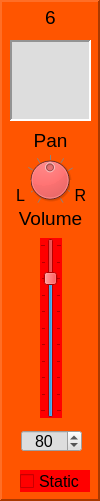
    <widget class="QFrame" name="frame_MidiMixer_Chan_6">
     <property name="geometry">
      <rect>
       <x>560</x>
       <y>10</y>
       <width>100</width>
       <height>501</height>
      </rect>
     </property>
     <property name="styleSheet">
      <string notr="true">background-color: rgb(255, 85, 0);</string>
     </property>
     <property name="frameShape">
      <enum>QFrame::Panel</enum>
     </property>
     <property name="frameShadow">
      <enum>QFrame::Raised</enum>
     </property>
     <property name="lineWidth">
      <number>2</number>
     </property>
     <property name="midLineWidth">
      <number>2</number>
     </property>
     <widget class="QSlider" name="verticalSlider_MidiMixerChanVol_6">
      <property name="geometry">
       <rect>
        <x>40</x>
        <y>238</y>
        <width>22</width>
        <height>180</height>
       </rect>
      </property>
      <property name="styleSheet">
       <string notr="true">background-color: rgb(255, 0, 0);</string>
      </property>
      <property name="maximum">
       <number>100</number>
      </property>
      <property name="value">
       <number>80</number>
      </property>
      <property name="orientation">
       <enum>Qt::Vertical</enum>
      </property>
      <property name="tickPosition">
       <enum>QSlider::TicksBothSides</enum>
      </property>
      <property name="tickInterval">
       <number>10</number>
      </property>
     </widget>
     <widget class="QDial" name="dial_MidiMixerChanPan_6">
      <property name="geometry">
       <rect>
        <x>25</x>
        <y>148</y>
        <width>50</width>
        <height>64</height>
       </rect>
      </property>
      <property name="styleSheet">
       <string notr="true">background-color: rgb(255, 0, 0);</string>
      </property>
      <property name="minimum">
       <number>-50</number>
      </property>
      <property name="maximum">
       <number>50</number>
      </property>
      <property name="notchTarget">
       <double>10.000000000000000</double>
      </property>
      <property name="notchesVisible">
       <bool>true</bool>
      </property>
     </widget>
     <widget class="QLabel" name="label_16">
      <property name="geometry">
       <rect>
        <x>27</x>
        <y>130</y>
        <width>47</width>
        <height>21</height>
       </rect>
      </property>
      <property name="font">
       <font>
        <pointsize>14</pointsize>
       </font>
      </property>
      <property name="text">
       <string>Pan</string>
      </property>
      <property name="alignment">
       <set>Qt::AlignCenter</set>
      </property>
     </widget>
     <widget class="QLabel" name="label_17">
      <property name="geometry">
       <rect>
        <x>10</x>
        <y>208</y>
        <width>81</width>
        <height>21</height>
       </rect>
      </property>
      <property name="font">
       <font>
        <pointsize>14</pointsize>
       </font>
      </property>
      <property name="text">
       <string>Volume</string>
      </property>
      <property name="alignment">
       <set>Qt::AlignCenter</set>
      </property>
     </widget>
     <widget class="QSpinBox" name="spinBox_MidiMixerChanVol_6">
      <property name="geometry">
       <rect>
        <x>21</x>
        <y>430</y>
        <width>61</width>
        <height>22</height>
       </rect>
      </property>
      <property name="font">
       <font>
        <pointsize>12</pointsize>
       </font>
      </property>
      <property name="styleSheet">
       <string notr="true">background-color: rgb(221, 221, 221);</string>
      </property>
      <property name="alignment">
       <set>Qt::AlignCenter</set>
      </property>
      <property name="maximum">
       <number>100</number>
      </property>
      <property name="value">
       <number>80</number>
      </property>
     </widget>
     <widget class="QLabel" name="label_18">
      <property name="geometry">
       <rect>
        <x>30</x>
        <y>5</y>
        <width>41</width>
        <height>25</height>
       </rect>
      </property>
      <property name="font">
       <font>
        <pointsize>14</pointsize>
       </font>
      </property>
      <property name="text">
       <string>6</string>
      </property>
      <property name="alignment">
       <set>Qt::AlignCenter</set>
      </property>
     </widget>
     <widget class="QTextEdit" name="textEdit_MidiMixerChanText_6">
      <property name="geometry">
       <rect>
        <x>10</x>
        <y>40</y>
        <width>81</width>
        <height>81</height>
       </rect>
      </property>
      <property name="styleSheet">
       <string notr="true">background-color: rgb(221, 221, 221);</string>
      </property>
      <property name="frameShape">
       <enum>QFrame::Panel</enum>
      </property>
      <property name="lineWidth">
       <number>2</number>
      </property>
      <property name="midLineWidth">
       <number>2</number>
      </property>
      <property name="readOnly">
       <bool>true</bool>
      </property>
     </widget>
     <widget class="QLabel" name="label_59">
      <property name="geometry">
       <rect>
        <x>70</x>
        <y>180</y>
        <width>21</width>
        <height>31</height>
       </rect>
      </property>
      <property name="font">
       <font>
        <pointsize>12</pointsize>
       </font>
      </property>
      <property name="text">
       <string>R</string>
      </property>
      <property name="alignment">
       <set>Qt::AlignCenter</set>
      </property>
     </widget>
     <widget class="QLabel" name="label_60">
      <property name="geometry">
       <rect>
        <x>10</x>
        <y>180</y>
        <width>21</width>
        <height>31</height>
       </rect>
      </property>
      <property name="font">
       <font>
        <pointsize>12</pointsize>
       </font>
      </property>
      <property name="text">
       <string>L</string>
      </property>
      <property name="alignment">
       <set>Qt::AlignCenter</set>
      </property>
     </widget>
     <widget class="QCheckBox" name="checkBox_MidiMixerChanStaticVol_6">
      <property name="geometry">
       <rect>
        <x>20</x>
        <y>470</y>
        <width>70</width>
        <height>22</height>
       </rect>
      </property>
      <property name="font">
       <font>
        <pointsize>12</pointsize>
       </font>
      </property>
      <property name="styleSheet">
       <string notr="true">background-color: rgb(255, 0, 0);</string>
      </property>
      <property name="text">
       <string>Static</string>
      </property>
     </widget>
    </widget>
